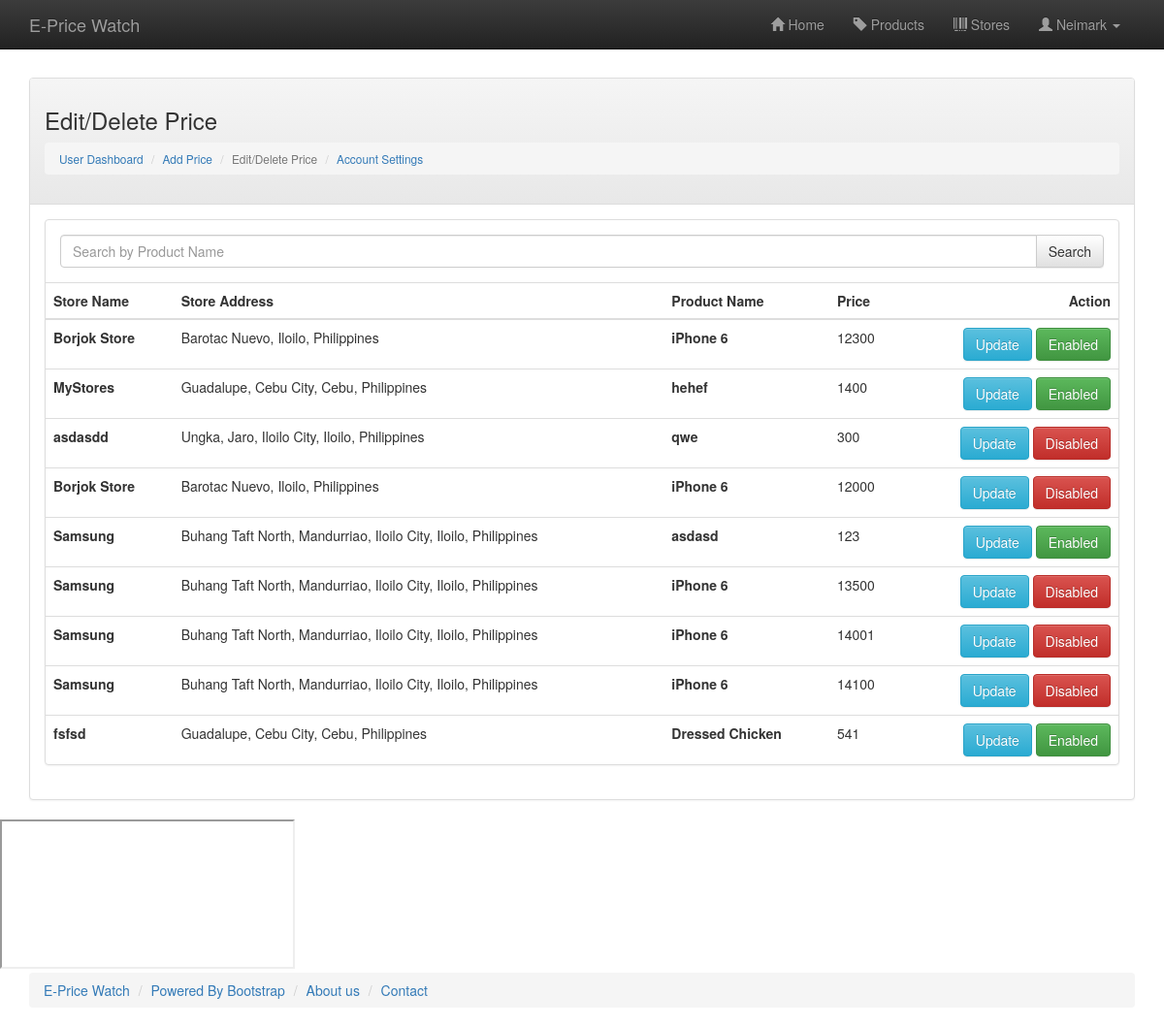
Page /editprice.php (signed in) on the committed database.
### tables this page shows
CREATE TABLE `encoded_products` (
  `ID` int(11) NOT NULL,
  `PRODUCT` int(11) NOT NULL,
  `STORENAME` varchar(120) NOT NULL,
  `ADDRESS` varchar(210) NOT NULL,
  `LAT` double NOT NULL,
  `LNG` double NOT NULL,
  `POSTBY` int(11) NOT NULL,
  `PRICE` double NOT NULL,
  `DATECREATED` timestamp NOT NULL DEFAULT CURRENT_TIMESTAMP,
  `DISABLED` tinyint(1) NOT NULL DEFAULT '0'
);

CREATE TABLE `product_table` (
  `ID` int(11) NOT NULL,
  `NAME` varchar(60) NOT NULL,
  `DESCRIPTION` text NOT NULL,
  `DATECREATED` timestamp NOT NULL DEFAULT CURRENT_TIMESTAMP,
  `SRP` double NOT NULL,
  `CATEGORY` int(11) NOT NULL DEFAULT '0'
);

### editprice.php (the view, shortened to what this page needs)
<!DOCTYPE html>
<?php
include('library/functionlibrary.php');
?>
<html lang="en">
<head>
  <link href="css/bootstrap.min.css" rel="stylesheet">
  <link href="css/bootstrap-theme.min.css" rel="stylesheet">
  <link href="css/app.css" rel="stylesheet">
  <link href="css/map.css" rel="stylesheet">
</head>
<body role="document">
<?php include('library/navbar.php'); ?>
<div class="container">
  <div style="width:100%; height: 80px"></div>
  <div class="panel panel-default">
    <div class="panel-heading">
      <h3>Edit/Delete Price</h3>
      <small>
        <ol class="breadcrumb">
          <li><a href="userpanel.php">User Dashboard</a></li>
          <li><a href="addprice.php">Add Price</a></li>
          <li class="active">Edit/Delete Price</li>
          <li><a href="useraccountsettings.php">Account Settings</a></li>
        </ol>
      </small>
    </div>
    <div class="panel-body">
      <div class="panel panel-default">
        <div class="panel-body">
          <?php
            $searchkeyword = '';
            $argument = 'AND product_table.NAME LIKE "%' . ((isset($GLOBALS["___mysqli_ston"]) && is_object($GLOBALS["___mysqli_ston"])) ? mysqli_real_escape_string($GLOBALS["___mysqli_ston"], $searchkeyword) : ((trigger_error("[MySQLConverterToo] Fix the mysql_escape_string() call! This code does not work.", E_USER_ERROR)) ? "" : "")) . '%"';
            $sql = 'SELECT encoded_products.ID, encoded_products.LAT, encoded_products.LNG, product_table.NAME, encoded_products.ADDRESS, encoded_products.STORENAME, encoded_products.DISABLED, product_table.DESCRIPTION, product_category.NAME AS CATEGORY, encoded_products.PRICE, product_table.SRP FROM encoded_products, product_table, product_category WHERE product_table.ID = encoded_products.PRODUCT AND product_category.ID = product_table.CATEGORY AND POSTBY = ' . ((isset($GLOBALS["___mysqli_ston"]) && is_object($GLOBALS["___mysqli_ston"])) ? mysqli_real_escape_string($GLOBALS["___mysqli_ston"], $_SESSION['USER']) : ((trigger_error("[MySQLConverterToo] Fix the mysql_escape_string() call! This code does not work.", E_USER_ERROR)) ? "" : "")) . ' ' . $argument . ' GROUP BY encoded_products.ID ORDER BY encoded_products.DATECREATED DESC';
            $result = mysqli_query( $con, $sql);
          ?>
          <form>
            <div class="input-group">
              <input type="text" name="search" value="<?php echo $searchkeyword; ?>" class="form-control" placeholder="Search by Product Name">
              <span class="input-group-btn">
                <input class="btn btn-default" type="submit" value="Search" />
              </span>
            </div>
          </form>
        </div>
        <table class="table">
          <thead>
            <tr class="table_headers">
              <th>Store Name</th>
              <th>Store Address</th>
              <th>Product Name</th>
              <th>Price</th>
              <th style="text-align: right;">Action</th>
            </tr>
          </thead>
          <tbody>
          <?php
              while ($row = mysqli_fetch_array($result)) {
                $btn_class = 'success';
                $btn_innerHTML = 'Enabled';
                if($row['DISABLED'] != 0)
                {
                  $btn_class = 'danger';
                  $btn_innerHTML = 'Disabled';
                }
          ?>
            <tr id="item<?php echo $row['ID']; ?>">
              <td><b id="storename<?php echo $row['ID']; ?>"><?php echo $row['STORENAME']; ?></b></td>
              <td id="address<?php echo $row['ID']; ?>"><?php echo $row['ADDRESS']; ?></td>
              <td><b id="productname<?php echo $row['ID']; ?>"><?php echo $row['NAME']; ?></b></td>
              <td id="price<?php echo $row['ID']; ?>"><?php echo $row['PRICE']; ?></td>
              <td style="text-align: right;">
                <a href="#" onclick="initeditpanel(<?php echo $row['ID']; ?>);" data-toggle="modal" data-target="#myModal" class="btn btn-info">Update</a>
                <a href="#" id="enabledisable<?php echo $row['ID']; ?>" data-loading-text="Please wait..." onclick="enabledisable(<?php echo $row['ID']; ?>); return false;" class="btn btn-<?php echo $btn_class; ?>"><?php echo $btn_innerHTML; ?></a>
              </td>
            </tr>
          <?php } ?>
          </tbody>
        </table>
      </div>
    </div>
  </div>
</div>
<iframe id="delete_iframe" name="delete_iframe" src="" style="" ></iframe>
<?php include('library/footer.php'); ?>
</body>
</html>

### css/app.css (style rules this page uses)
.my_thumb_container p, h3 { white-space: nowrap; overflow: hidden; text-overflow: ellipsis; }
.table_headers th, td { text-align: left; }

### rows in the picture
encoded_products: STORENAME "Borjok Store", ADDRESS "Barotac Nuevo, Iloilo, Philippines", product_table.NAME "iPhone 6", PRICE "12300", btn_innerHTML "Enabled"
encoded_products: STORENAME "MyStores", ADDRESS "Guadalupe, Cebu City, Cebu, Philippines", product_table.NAME "hehef", PRICE "1400", btn_innerHTML "Enabled"
encoded_products: STORENAME "asdasdd", ADDRESS "Ungka, Jaro, Iloilo City, Iloilo, Philippines", product_table.NAME "qwe", PRICE "300", DISABLED "Disabled"
encoded_products: STORENAME "Borjok Store", ADDRESS "Barotac Nuevo, Iloilo, Philippines", product_table.NAME "iPhone 6", PRICE "12000", DISABLED "Disabled"
encoded_products: STORENAME "Samsung", ADDRESS "Buhang Taft North, Mandurriao, Iloilo City, Iloilo, Philippines", product_table.NAME "asdasd", PRICE "123", btn_innerHTML "Enabled"
encoded_products: STORENAME "Samsung", ADDRESS "Buhang Taft North, Mandurriao, Iloilo City, Iloilo, Philippines", product_table.NAME "iPhone 6", PRICE "13500", DISABLED "Disabled"
encoded_products: STORENAME "Samsung", ADDRESS "Buhang Taft North, Mandurriao, Iloilo City, Iloilo, Philippines", product_table.NAME "iPhone 6", PRICE "14001", DISABLED "Disabled"
encoded_products: STORENAME "Samsung", ADDRESS "Buhang Taft North, Mandurriao, Iloilo City, Iloilo, Philippines", product_table.NAME "iPhone 6", PRICE "14100", DISABLED "Disabled"
encoded_products: STORENAME "fsfsd", ADDRESS "Guadalupe, Cebu City, Cebu, Philippines", product_table.NAME "Dressed Chicken", PRICE "541", btn_innerHTML "Enabled"

### other values in the picture
$_SESSION["NAME"] "Neimark"
